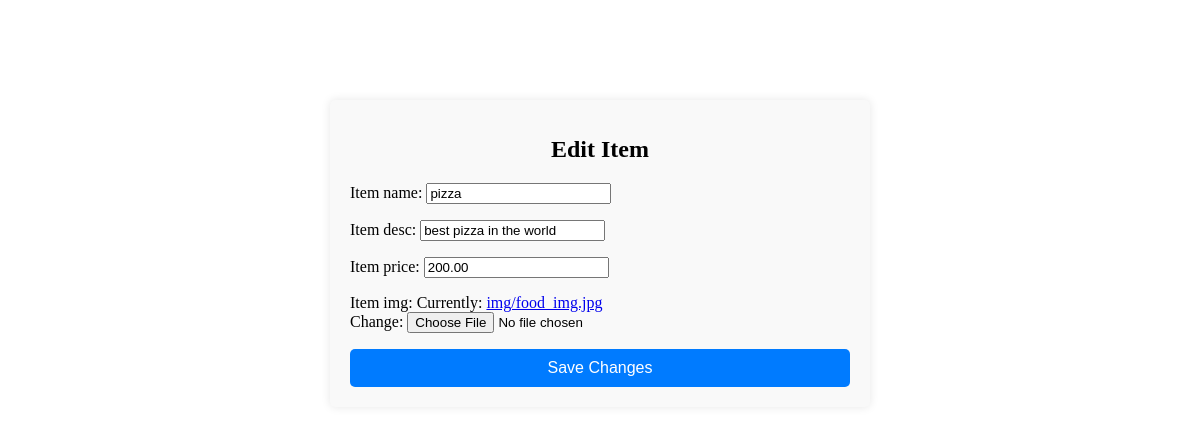
Page /edit/1/ on the committed database.
### food_menu/models.py (models this page shows)
class Food(models.Model):
    item_name = models.CharField(max_length=200)
    item_desc = models.CharField(max_length=200)
    item_price = models.DecimalField(max_digits=10, decimal_places=2)
    item_img = models.ImageField(default="img/food_img.jpg")

### food_menu/views.py (the view)
# urls.py: path('edit/<int:id>/',menu_views.edit_item, name='edit'),
def edit_item(request,id):
    item = Food.objects.get(id=id)
    print(item)
    if request.method == "POST":
        form = FoodForm(request.POST,instance=item)
        if form.is_valid():
            form.save()
            return redirect('index')
    else:
        form = FoodForm(instance=item)
    print(form)
    return render(request, 'food_menu/edit_item.html', {"form":form})

### food_menu/forms.py
class FoodForm(forms.ModelForm):
    class Meta:
        model = Food
        fields = ['item_name', 'item_desc', 'item_price', 'item_img']

### food_menu/templates/food_menu/edit_item.html (shortened to what this page needs)
{% load static %}
<!DOCTYPE html>
<html lang="en">
<head>
    <link rel="stylesheet" href="{% static 'food_menu/edit_form.css' %}">
</head>
<body>
    <div class="form-container" style="margin: 100px 0; margin-inline: auto; ">
        <h1 class="form-title">Edit Item</h1>
        <form method="post">
            {{form.as_p}}
            <button type="submit" class="btn-submit">Save Changes</button>
        </form>
    </div>
</body>
</html>

### food_menu/static/food_menu/edit_form.css (style rules this page uses)
.form-container { max-width: 500px; margin: 0 auto; padding: 20px; background-color: #f9f9f9; border-radius: 5px; box-shadow: 0px 0px 10px rgba(0, 0, 0, 0.1); }
.form-title { text-align: center; font-size: 24px; margin-bottom: 20px; }
.btn-submit { display: block; width: 100%; padding: 10px; background-color: #007bff; color: #fff; border: none; border-radius: 5px; cursor: pointer; font-size: 16px; }

### rows in the picture
Food: item_name "pizza", item_desc "best pizza in the world", item_price "200.00"
